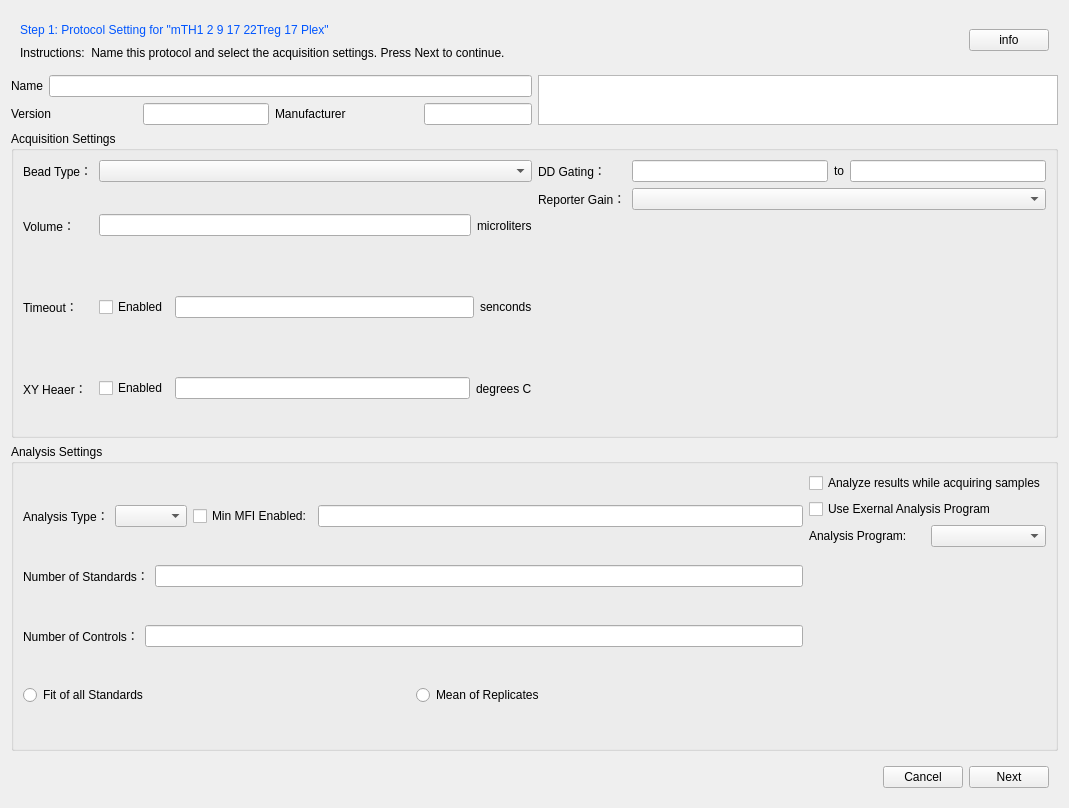
<?xml version="1.0" encoding="UTF-8"?>
<ui version="4.0">
 <class>SettingsWidget</class>
 <widget class="QWidget" name="SettingsWidget">
  <property name="geometry">
   <rect>
    <x>0</x>
    <y>0</y>
    <width>1069</width>
    <height>808</height>
   </rect>
  </property>
  <property name="windowTitle">
   <string>Settings</string>
  </property>
  <layout class="QVBoxLayout" name="verticalLayout_6">
   <item>
    <widget class="QWidget" name="widgetInfo" native="true">
     <layout class="QHBoxLayout" name="horizontalLayout_2">
      <item>
       <layout class="QVBoxLayout" name="verticalLayout">
        <item>
         <layout class="QHBoxLayout" name="horizontalLayout">
          <item>
           <widget class="QLabel" name="labelWelcome">
            <property name="palette">
             <palette>
              <active>
               <colorrole role="WindowText">
                <brush brushstyle="SolidPattern">
                 <color alpha="255">
                  <red>0</red>
                  <green>85</green>
                  <blue>255</blue>
                 </color>
                </brush>
               </colorrole>
              </active>
              <inactive>
               <colorrole role="WindowText">
                <brush brushstyle="SolidPattern">
                 <color alpha="255">
                  <red>0</red>
                  <green>85</green>
                  <blue>255</blue>
                 </color>
                </brush>
               </colorrole>
              </inactive>
              <disabled>
               <colorrole role="WindowText">
                <brush brushstyle="SolidPattern">
                 <color alpha="255">
                  <red>120</red>
                  <green>120</green>
                  <blue>120</blue>
                 </color>
                </brush>
               </colorrole>
              </disabled>
             </palette>
            </property>
            <property name="text">
             <string>Step 1: Protocol Setting for &quot;mTH1 2 9 17 22Treg 17 Plex&quot;</string>
            </property>
           </widget>
          </item>
          <item>
           <spacer name="horizontalSpacer">
            <property name="orientation">
             <enum>Qt::Horizontal</enum>
            </property>
            <property name="sizeHint" stdset="0">
             <size>
              <width>40</width>
              <height>20</height>
             </size>
            </property>
           </spacer>
          </item>
         </layout>
        </item>
        <item>
         <widget class="QLabel" name="labelInfo">
          <property name="text">
           <string>Instructions:  Name this protocol and select the acquisition settings. Press Next to continue.</string>
          </property>
         </widget>
        </item>
       </layout>
      </item>
      <item>
       <spacer name="horizontalSpacer_2">
        <property name="orientation">
         <enum>Qt::Horizontal</enum>
        </property>
        <property name="sizeHint" stdset="0">
         <size>
          <width>40</width>
          <height>20</height>
         </size>
        </property>
       </spacer>
      </item>
      <item>
       <widget class="QPushButton" name="pushButtonInfo">
        <property name="text">
         <string>info</string>
        </property>
       </widget>
      </item>
     </layout>
    </widget>
   </item>
   <item>
    <layout class="QHBoxLayout" name="horizontalLayout_8">
     <item>
      <layout class="QVBoxLayout" name="verticalLayout_2">
       <item>
        <layout class="QHBoxLayout" name="horizontalLayout_6">
         <item>
          <widget class="QLabel" name="labelName">
           <property name="text">
            <string>Name</string>
           </property>
          </widget>
         </item>
         <item>
          <widget class="QLineEdit" name="lineEditName"/>
         </item>
        </layout>
       </item>
       <item>
        <layout class="QHBoxLayout" name="horizontalLayout_7">
         <item>
          <layout class="QHBoxLayout" name="horizontalLayout_5">
           <item>
            <widget class="QLabel" name="labelVersion">
             <property name="text">
              <string>Version</string>
             </property>
            </widget>
           </item>
           <item>
            <widget class="QLineEdit" name="lineEditVersion">
             <property name="sizePolicy">
              <sizepolicy hsizetype="Minimum" vsizetype="Fixed">
               <horstretch>0</horstretch>
               <verstretch>0</verstretch>
              </sizepolicy>
             </property>
            </widget>
           </item>
          </layout>
         </item>
         <item>
          <layout class="QHBoxLayout" name="horizontalLayout_4">
           <item>
            <widget class="QLabel" name="labelManufacturer">
             <property name="text">
              <string>Manufacturer</string>
             </property>
            </widget>
           </item>
           <item>
            <widget class="QLineEdit" name="lineEditManufacturer">
             <property name="sizePolicy">
              <sizepolicy hsizetype="Fixed" vsizetype="Fixed">
               <horstretch>0</horstretch>
               <verstretch>0</verstretch>
              </sizepolicy>
             </property>
            </widget>
           </item>
          </layout>
         </item>
        </layout>
       </item>
      </layout>
     </item>
     <item>
      <widget class="QPlainTextEdit" name="plainTextEdit">
       <property name="sizePolicy">
        <sizepolicy hsizetype="Expanding" vsizetype="Ignored">
         <horstretch>0</horstretch>
         <verstretch>0</verstretch>
        </sizepolicy>
       </property>
      </widget>
     </item>
    </layout>
   </item>
   <item>
    <widget class="QGroupBox" name="groupBoxAcquisitionSettings">
     <property name="sizePolicy">
      <sizepolicy hsizetype="Preferred" vsizetype="Expanding">
       <horstretch>0</horstretch>
       <verstretch>0</verstretch>
      </sizepolicy>
     </property>
     <property name="title">
      <string>Acquisition Settings</string>
     </property>
     <layout class="QHBoxLayout" name="horizontalLayout_13">
      <item>
       <layout class="QGridLayout" name="gridLayout_2">
        <item row="0" column="0">
         <widget class="QLabel" name="label">
          <property name="text">
           <string>Bead Type：</string>
          </property>
         </widget>
        </item>
        <item row="0" column="1">
         <widget class="QComboBox" name="comboBox"/>
        </item>
        <item row="1" column="0">
         <widget class="QLabel" name="label_2">
          <property name="text">
           <string>Volume：</string>
          </property>
         </widget>
        </item>
        <item row="1" column="1">
         <layout class="QHBoxLayout" name="horizontalLayout_10">
          <item>
           <widget class="QLineEdit" name="lineEdit"/>
          </item>
          <item>
           <widget class="QLabel" name="label_6">
            <property name="text">
             <string>microliters</string>
            </property>
           </widget>
          </item>
         </layout>
        </item>
        <item row="2" column="0">
         <widget class="QLabel" name="label_7">
          <property name="text">
           <string>Timeout：</string>
          </property>
         </widget>
        </item>
        <item row="2" column="1">
         <layout class="QHBoxLayout" name="horizontalLayout_11">
          <item>
           <widget class="QCheckBox" name="checkBox">
            <property name="text">
             <string>Enabled</string>
            </property>
           </widget>
          </item>
          <item>
           <widget class="QLineEdit" name="lineEdit_4"/>
          </item>
          <item>
           <widget class="QLabel" name="label_9">
            <property name="text">
             <string>senconds</string>
            </property>
           </widget>
          </item>
         </layout>
        </item>
        <item row="3" column="0">
         <widget class="QLabel" name="label_8">
          <property name="text">
           <string>XY Heaer：</string>
          </property>
         </widget>
        </item>
        <item row="3" column="1">
         <layout class="QHBoxLayout" name="horizontalLayout_12">
          <item>
           <widget class="QCheckBox" name="checkBox_2">
            <property name="text">
             <string>Enabled</string>
            </property>
           </widget>
          </item>
          <item>
           <widget class="QLineEdit" name="lineEdit_5"/>
          </item>
          <item>
           <widget class="QLabel" name="label_10">
            <property name="text">
             <string>degrees C</string>
            </property>
           </widget>
          </item>
         </layout>
        </item>
       </layout>
      </item>
      <item>
       <layout class="QVBoxLayout" name="verticalLayout_3">
        <item>
         <layout class="QGridLayout" name="gridLayout">
          <item row="0" column="0">
           <widget class="QLabel" name="label_4">
            <property name="text">
             <string>DD Gating：</string>
            </property>
           </widget>
          </item>
          <item row="0" column="1">
           <layout class="QHBoxLayout" name="horizontalLayout_9">
            <item>
             <widget class="QLineEdit" name="lineEdit_2"/>
            </item>
            <item>
             <widget class="QLabel" name="label_5">
              <property name="text">
               <string>to</string>
              </property>
             </widget>
            </item>
            <item>
             <widget class="QLineEdit" name="lineEdit_3"/>
            </item>
           </layout>
          </item>
          <item row="1" column="0">
           <widget class="QLabel" name="label_3">
            <property name="text">
             <string>Reporter Gain：</string>
            </property>
           </widget>
          </item>
          <item row="1" column="1">
           <widget class="QComboBox" name="comboBox_2"/>
          </item>
         </layout>
        </item>
        <item>
         <spacer name="verticalSpacer">
          <property name="orientation">
           <enum>Qt::Vertical</enum>
          </property>
          <property name="sizeHint" stdset="0">
           <size>
            <width>20</width>
            <height>40</height>
           </size>
          </property>
         </spacer>
        </item>
       </layout>
      </item>
     </layout>
    </widget>
   </item>
   <item>
    <widget class="QGroupBox" name="groupBoxAnalysisSettings">
     <property name="sizePolicy">
      <sizepolicy hsizetype="Preferred" vsizetype="Expanding">
       <horstretch>0</horstretch>
       <verstretch>0</verstretch>
      </sizepolicy>
     </property>
     <property name="title">
      <string>Analysis Settings</string>
     </property>
     <layout class="QHBoxLayout" name="horizontalLayout_19">
      <item>
       <layout class="QVBoxLayout" name="verticalLayout_5">
        <item>
         <layout class="QHBoxLayout" name="horizontalLayout_15">
          <item>
           <widget class="QLabel" name="label_11">
            <property name="text">
             <string>Analysis Type：</string>
            </property>
           </widget>
          </item>
          <item>
           <widget class="QComboBox" name="comboBox_3"/>
          </item>
          <item>
           <widget class="QCheckBox" name="checkBox_3">
            <property name="text">
             <string>Min MFI Enabled:</string>
            </property>
           </widget>
          </item>
          <item>
           <widget class="QLineEdit" name="lineEdit_6"/>
          </item>
         </layout>
        </item>
        <item>
         <layout class="QHBoxLayout" name="horizontalLayout_16">
          <item>
           <widget class="QLabel" name="label_13">
            <property name="text">
             <string>Number of Standards：</string>
            </property>
           </widget>
          </item>
          <item>
           <widget class="QLineEdit" name="lineEdit_8"/>
          </item>
         </layout>
        </item>
        <item>
         <layout class="QHBoxLayout" name="horizontalLayout_17">
          <item>
           <widget class="QLabel" name="label_14">
            <property name="text">
             <string>Number of Controls：</string>
            </property>
           </widget>
          </item>
          <item>
           <widget class="QLineEdit" name="lineEdit_7"/>
          </item>
         </layout>
        </item>
        <item>
         <layout class="QHBoxLayout" name="horizontalLayout_18">
          <item>
           <widget class="QRadioButton" name="radioButton">
            <property name="text">
             <string>Fit of all Standards</string>
            </property>
           </widget>
          </item>
          <item>
           <widget class="QRadioButton" name="radioButton_2">
            <property name="text">
             <string>Mean of Replicates</string>
            </property>
           </widget>
          </item>
         </layout>
        </item>
       </layout>
      </item>
      <item>
       <layout class="QVBoxLayout" name="verticalLayout_4">
        <item>
         <widget class="QCheckBox" name="checkBox_4">
          <property name="text">
           <string>Analyze results while acquiring samples</string>
          </property>
         </widget>
        </item>
        <item>
         <widget class="QCheckBox" name="checkBox_5">
          <property name="text">
           <string>Use Exernal Analysis Program</string>
          </property>
         </widget>
        </item>
        <item>
         <layout class="QHBoxLayout" name="horizontalLayout_14">
          <item>
           <widget class="QLabel" name="label_12">
            <property name="text">
             <string>Analysis Program:</string>
            </property>
           </widget>
          </item>
          <item>
           <widget class="QComboBox" name="comboBox_4"/>
          </item>
         </layout>
        </item>
        <item>
         <spacer name="verticalSpacer_2">
          <property name="orientation">
           <enum>Qt::Vertical</enum>
          </property>
          <property name="sizeHint" stdset="0">
           <size>
            <width>20</width>
            <height>40</height>
           </size>
          </property>
         </spacer>
        </item>
       </layout>
      </item>
     </layout>
    </widget>
   </item>
   <item>
    <widget class="QWidget" name="widget" native="true">
     <layout class="QHBoxLayout" name="horizontalLayout_3">
      <item>
       <spacer name="horizontalSpacer_5">
        <property name="orientation">
         <enum>Qt::Horizontal</enum>
        </property>
        <property name="sizeHint" stdset="0">
         <size>
          <width>40</width>
          <height>20</height>
         </size>
        </property>
       </spacer>
      </item>
      <item>
       <widget class="QPushButton" name="pushButtonCancel">
        <property name="text">
         <string>Cancel</string>
        </property>
       </widget>
      </item>
      <item>
       <widget class="QPushButton" name="pushButtonNext">
        <property name="text">
         <string>Next</string>
        </property>
       </widget>
      </item>
     </layout>
    </widget>
   </item>
  </layout>
 </widget>
 <resources/>
 <connections>
  <connection>
   <sender>checkBox_3</sender>
   <signal>toggled(bool)</signal>
   <receiver>lineEdit_6</receiver>
   <slot>setEnabled(bool)</slot>
   <hints>
    <hint type="sourcelabel">
     <x>253</x>
     <y>497</y>
    </hint>
    <hint type="destinationlabel">
     <x>384</x>
     <y>504</y>
    </hint>
   </hints>
  </connection>
 </connections>
</ui>
